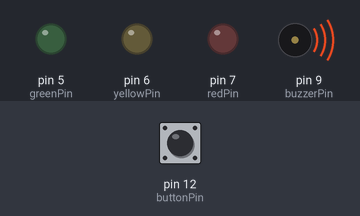
This sketch was run on a simulated Arduino Uno, built with avr-gcc and run on an emulated ATmega328P. Parts: output pins drawn as LEDs (lit = HIGH), buzzer (waves = sounding). The inputs (shaded band) are chosen by the test bench; at power-on: pin 12 (buttonPin) LOW.

Above: at 12.86 s.
12.9 s: pin 12 (buttonPin) pulled HIGH for 3.2 s
At 14.8 s:
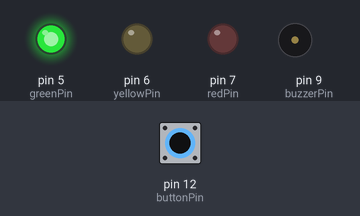
At 16.1 s:
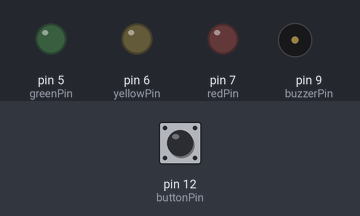
Timing chart, 0 to 23.6 s (numbered marks = the images above; inputs shaded):
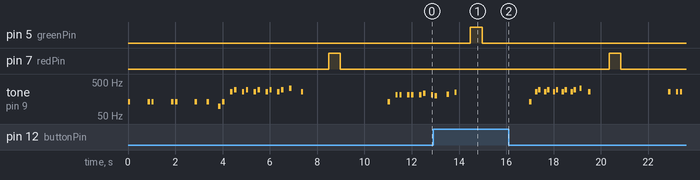

The sketch:

sneaky_spirits.ino
```cpp
#include "pitches.h"

const int buzzerPin = 9;
const int buttonPin = 12;
const int redPin = 7;
const int yellowPin = 6;
const int greenPin = 5;

const int playedNoteDuration = 100; // how long each note is actually played for

const int numIntroNotes = 16;
const int introMelody[numIntroNotes] = {NOTE_C3, -1, -1, NOTE_C3, NOTE_C3, -1, -1, NOTE_C3, NOTE_C3, -1, -1, NOTE_C3, -1, NOTE_C3, -1, NOTE_G2};

const int numPhrasesPerCycle = 4;
const int numMelodyNotes = 14;
const int melody[numPhrasesPerCycle][numMelodyNotes] = { // separated by phrases
  {NOTE_C3, NOTE_C4, NOTE_D4, NOTE_C4, NOTE_D4, NOTE_C4, NOTE_D4, NOTE_C4, NOTE_D4, NOTE_C4, NOTE_D4, NOTE_E4, -1, NOTE_C4},
  {NOTE_C3, NOTE_GS3, NOTE_GS3, NOTE_GS3, NOTE_GS3, NOTE_GS3, NOTE_AS3, NOTE_GS3, NOTE_G3, -1, NOTE_A3, NOTE_B3, -1, -1},
  {NOTE_C3, NOTE_C4, NOTE_D4, NOTE_C4, NOTE_D4, NOTE_C4, NOTE_D4, NOTE_C4, NOTE_D4, NOTE_C4, NOTE_D4, NOTE_E4, -1, NOTE_C4},
  {NOTE_C4, NOTE_C4, NOTE_C4, -1, NOTE_D4, NOTE_C4, NOTE_B3, NOTE_C4, NOTE_C3, -1, NOTE_G3, -1, NOTE_A3, -1}
};
const int numTotalPhrases = 12;
const int phraseTempos[numTotalPhrases] = {120, 120, 160, 120, 120, 80, 160, 160, 80, 80, 80, 120};
const int phraseFadeouts[numTotalPhrases] = {14, 12, 14, 14, 6, 14, 10, 5, 14, 11, 5, 14};

// phrase level
int phraseIndex;
int tempo;
int beatInterval;  // interval between beats in ms
int noteDurationLong;  // first swing note
int noteDurationShort; // second swing note
int fadeout; // beat at which melody stops playing
int melodyIndex;
int perfectTolerance; // tolerance in ms for "perfect"
int barelyTolerance; // tolerance in ms for "barely"

// note level
int noteIndex;
int noteDuration; // includes the silence after the staccato (playedNoteDuration)

unsigned long previousNoteMillis = 0;
unsigned long currentMillis = 0;

void setup() {
  Serial.begin(9600);
  pinMode(buzzerPin, OUTPUT);
  pinMode(buttonPin, INPUT);
  pinMode(greenPin, OUTPUT);
  pinMode(yellowPin, OUTPUT);
  pinMode(redPin, OUTPUT);
}

void loop() {
  phraseIndex = 0;
  setupPhrase(phraseIndex);

  // play intro
  while (noteIndex < numIntroNotes) {
    noteDuration = noteIndex % 2 == 0 ? noteDurationLong : noteDurationShort;
    if (introMelody[noteIndex] > 0)
      playNote(introMelody, noteIndex, noteDuration);
    else
      delay(noteDuration);
    noteIndex++;
  }

  noteIndex = 0;
  noteDuration = noteDurationLong;

  // play melody
  while (phraseIndex < numTotalPhrases) {
    noteDuration = noteIndex % 2 == 0 ? noteDurationLong : noteDurationShort;
    if (noteIndex <= fadeout && melody[melodyIndex][noteIndex] > 0)
      playNote(melody[melodyIndex], noteIndex, noteDuration);
    else
      delay(noteDuration);
    noteIndex++;

    if (noteIndex == numMelodyNotes) { // marks end of each phrase
      handleEighthBeat();
    }
  }
  delay(5000);
}

void handleEighthBeat() {
  // wait for button press
    unsigned long beatStart = millis();
    bool buttonPressed = false;
    while (millis() - beatStart < 2 * beatInterval) {
      if (digitalRead(buttonPin) == HIGH) {
        unsigned long timePressed = millis();
        if (timePressed - beatStart <= perfectTolerance)
          blinkLED(greenPin);
        else if (timePressed - beatStart <= barelyTolerance)
          blinkLED(yellowPin);
        else
          blinkLED(redPin);
        buttonPressed = true;
        break;
      }
    }
    if (!buttonPressed)
      blinkLED(redPin);
    delay(2000);

    phraseIndex++;
    if (phraseIndex < numTotalPhrases) setupPhrase(phraseIndex);
}

void setupPhrase(int phraseIndex) {
  melodyIndex = phraseIndex % numPhrasesPerCycle;
  tempo = phraseTempos[phraseIndex];
  beatInterval = (60.0 / tempo) * 1000;
  noteDurationLong = beatInterval * 0.667;
  noteDurationShort = beatInterval * 0.333;
  fadeout = phraseFadeouts[phraseIndex];
  perfectTolerance = noteDurationShort;
  barelyTolerance = noteDurationLong;

  noteIndex = 0;
  noteDuration = noteDurationLong;
}

void blinkLED(int pin) {
  digitalWrite(pin, HIGH);
  delay(500);
  digitalWrite(pin, LOW);
}

void playNote(int melodyArr[], int index, int duration) {
  tone(buzzerPin, melodyArr[index]);
  delay(playedNoteDuration);
  noTone(buzzerPin);
  delay(duration - playedNoteDuration);
}
```

pitches.h
```cpp
/*************************************************

 * Public Constants

 *************************************************/

#define NOTE_B0  31
#define NOTE_C1  33
#define NOTE_CS1 35
#define NOTE_D1  37
#define NOTE_DS1 39
#define NOTE_E1  41
#define NOTE_F1  44
#define NOTE_FS1 46
#define NOTE_G1  49
#define NOTE_GS1 52
#define NOTE_A1  55
#define NOTE_AS1 58
#define NOTE_B1  62
#define NOTE_C2  65
#define NOTE_CS2 69
#define NOTE_D2  73
#define NOTE_DS2 78
#define NOTE_E2  82
#define NOTE_F2  87
#define NOTE_FS2 93
#define NOTE_G2  98
#define NOTE_GS2 104
#define NOTE_A2  110
#define NOTE_AS2 117
#define NOTE_B2  123
#define NOTE_C3  131
#define NOTE_CS3 139
#define NOTE_D3  147
#define NOTE_DS3 156
#define NOTE_E3  165
#define NOTE_F3  175
#define NOTE_FS3 185
#define NOTE_G3  196
#define NOTE_GS3 208
#define NOTE_A3  220
#define NOTE_AS3 233
#define NOTE_B3  247
#define NOTE_C4  262
#define NOTE_CS4 277
#define NOTE_D4  294
#define NOTE_DS4 311
#define NOTE_E4  330
#define NOTE_F4  349
#define NOTE_FS4 370
#define NOTE_G4  392
#define NOTE_GS4 415
#define NOTE_A4  440
#define NOTE_AS4 466
#define NOTE_B4  494
#define NOTE_C5  523
#define NOTE_CS5 554
#define NOTE_D5  587
#define NOTE_DS5 622
#define NOTE_E5  659
#define NOTE_F5  698
#define NOTE_FS5 740
#define NOTE_G5  784
#define NOTE_GS5 831
#define NOTE_A5  880
#define NOTE_AS5 932
#define NOTE_B5  988
#define NOTE_C6  1047
#define NOTE_CS6 1109
#define NOTE_D6  1175
#define NOTE_DS6 1245
#define NOTE_E6  1319
#define NOTE_F6  1397
#define NOTE_FS6 1480
#define NOTE_G6  1568
#define NOTE_GS6 1661
#define NOTE_A6  1760
#define NOTE_AS6 1865
#define NOTE_B6  1976
#define NOTE_C7  2093
#define NOTE_CS7 2217
#define NOTE_D7  2349
#define NOTE_DS7 2489
#define NOTE_E7  2637
#define NOTE_F7  2794
#define NOTE_FS7 2960
#define NOTE_G7  3136
#define NOTE_GS7 3322
#define NOTE_A7  3520
#define NOTE_AS7 3729
#define NOTE_B7  3951
#define NOTE_C8  4186
#define NOTE_CS8 4435
#define NOTE_D8  4699
#define NOTE_DS8 4978
```

Measured:
- after the input at 12.9 s, pin 5 (greenPin): LOW → HIGH after 1.6 s, → LOW 0.50 s later
- by itself, tone on pin 9 (buzzerPin): plays 131 Hz for 0.10 s, 131 Hz for 0.10 s, 131 Hz for 0.10 s, 131 Hz for 0.10 s, 131 Hz for 0.10 s, 131 Hz for 0.10 s … (29 notes in this stretch)
